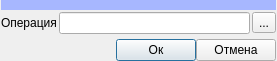
<?xml version="1.0" encoding="UTF-8"?>
<ui version="4.0">
 <class>Dialog</class>
 <widget class="QDialog" name="Dialog">
  <property name="geometry">
   <rect>
    <x>0</x>
    <y>0</y>
    <width>277</width>
    <height>61</height>
   </rect>
  </property>
  <property name="windowTitle">
   <string>Изменить операцию</string>
  </property>
  <layout class="QGridLayout" name="gridLayout">
   <property name="leftMargin">
    <number>1</number>
   </property>
   <property name="topMargin">
    <number>0</number>
   </property>
   <property name="rightMargin">
    <number>1</number>
   </property>
   <property name="bottomMargin">
    <number>0</number>
   </property>
   <property name="spacing">
    <number>2</number>
   </property>
   <item row="1" column="2">
    <widget class="QToolButton" name="toolButton">
     <property name="text">
      <string>...</string>
     </property>
    </widget>
   </item>
   <item row="0" column="0" colspan="3">
    <widget class="QWidget" name="widget" native="true">
     <property name="minimumSize">
      <size>
       <width>0</width>
       <height>10</height>
      </size>
     </property>
     <property name="styleSheet">
      <string notr="true">background-color: rgb(167, 183, 255);</string>
     </property>
    </widget>
   </item>
   <item row="1" column="0">
    <widget class="QLabel" name="label">
     <property name="text">
      <string>Операция</string>
     </property>
    </widget>
   </item>
   <item row="1" column="1">
    <widget class="QLineEdit" name="le_operation"/>
   </item>
   <item row="2" column="1">
    <spacer name="verticalSpacer">
     <property name="orientation">
      <enum>Qt::Vertical</enum>
     </property>
     <property name="sizeHint" stdset="0">
      <size>
       <width>20</width>
       <height>40</height>
      </size>
     </property>
    </spacer>
   </item>
   <item row="3" column="0" colspan="3">
    <layout class="QHBoxLayout" name="horizontalLayout_2">
     <property name="spacing">
      <number>0</number>
     </property>
     <item>
      <spacer name="horizontalSpacer">
       <property name="orientation">
        <enum>Qt::Horizontal</enum>
       </property>
       <property name="sizeHint" stdset="0">
        <size>
         <width>40</width>
         <height>20</height>
        </size>
       </property>
      </spacer>
     </item>
     <item>
      <widget class="QPushButton" name="pushButton">
       <property name="text">
        <string>Ок</string>
       </property>
      </widget>
     </item>
     <item>
      <widget class="QPushButton" name="pushButton_2">
       <property name="text">
        <string>Отмена</string>
       </property>
      </widget>
     </item>
    </layout>
   </item>
  </layout>
 </widget>
 <resources/>
 <connections>
  <connection>
   <sender>pushButton</sender>
   <signal>clicked()</signal>
   <receiver>Dialog</receiver>
   <slot>ui_acc()</slot>
   <hints>
    <hint type="sourcelabel">
     <x>165</x>
     <y>59</y>
    </hint>
    <hint type="destinationlabel">
     <x>165</x>
     <y>121</y>
    </hint>
   </hints>
  </connection>
  <connection>
   <sender>pushButton_2</sender>
   <signal>clicked()</signal>
   <receiver>Dialog</receiver>
   <slot>ui_cancel()</slot>
   <hints>
    <hint type="sourcelabel">
     <x>239</x>
     <y>52</y>
    </hint>
    <hint type="destinationlabel">
     <x>238</x>
     <y>108</y>
    </hint>
   </hints>
  </connection>
  <connection>
   <sender>toolButton</sender>
   <signal>clicked()</signal>
   <receiver>Dialog</receiver>
   <slot>ui_view_list_operation()</slot>
   <hints>
    <hint type="sourcelabel">
     <x>264</x>
     <y>17</y>
    </hint>
    <hint type="destinationlabel">
     <x>321</x>
     <y>17</y>
    </hint>
   </hints>
  </connection>
 </connections>
 <slots>
  <slot>ui_acc()</slot>
  <slot>ui_cancel()</slot>
  <slot>ui_view_list_operation()</slot>
 </slots>
</ui>
